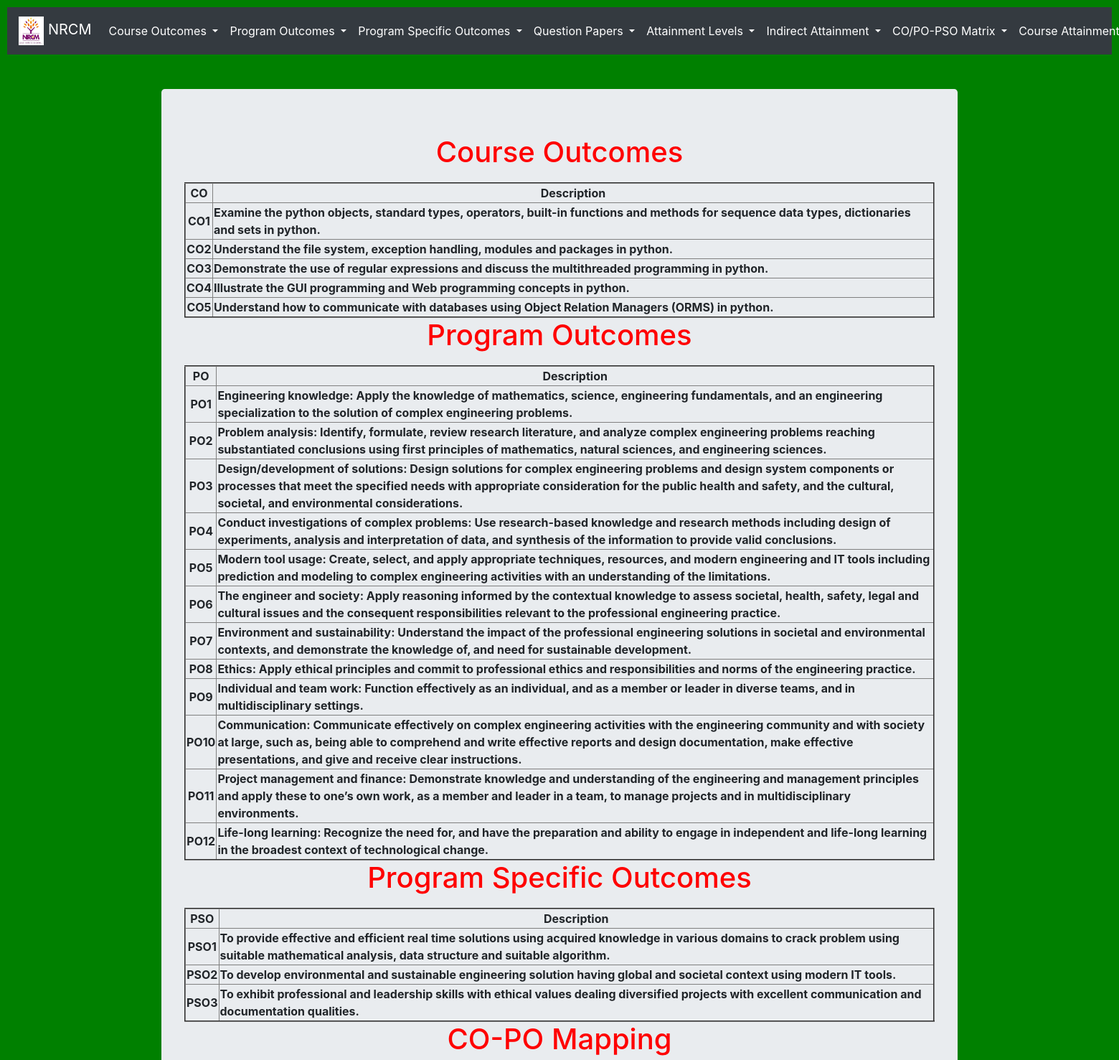
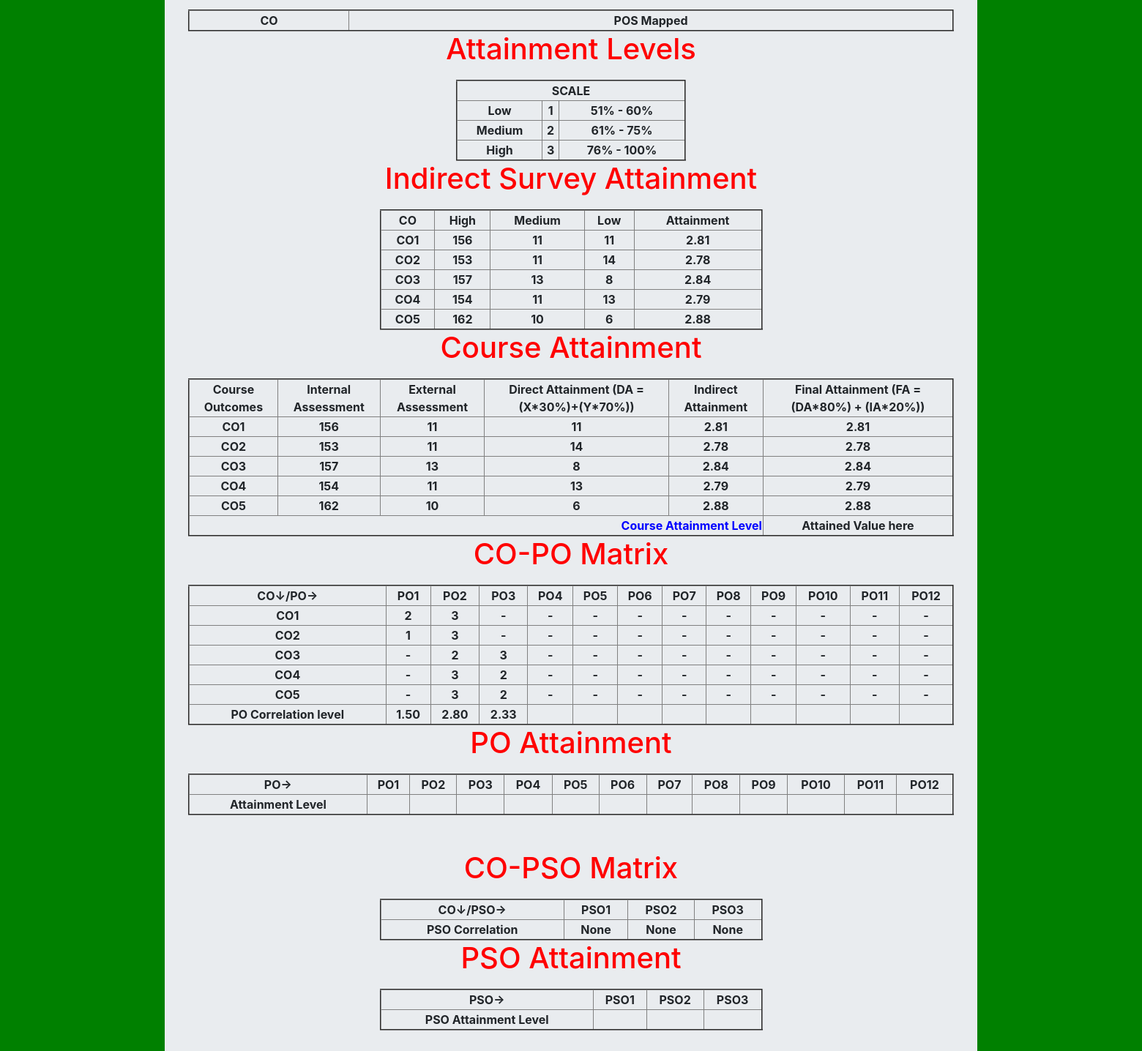
The page / on the database its author committed (2 pictures, top to bottom).
### testApp/models.py (models this page shows, shortened)
class CO(models.Model):
    cos = (('-','-'), ('CO1', 'CO1'), ('CO2', 'CO2'), ('CO3', 'CO3'), ('CO4', 'CO4'), ('CO5', 'CO5'), ('CO6', 'CO6'),)
    co = models.CharField(max_length=500, choices=cos, default='-')
    description = models.CharField(max_length=500)
    def __str__(self):
        return self.co

class PO(models.Model):
    pos = (('-','-'), ('PO1', 'PO1'), ('PO2', 'PO2'), ('PO3', 'PO3'), ('PO4', 'PO4'), ('PO5', 'PO5'), ('PO6', 'PO6'),
                       ('PO7', 'PO7'), ('PO8', 'PO8'), ('PO9', 'PO9'), ('PO10', 'PO10'), ('PO11', 'PO11'), ('PO12', 'PO12'),)
    po = models.CharField(max_length=500,choices=pos, default='-')
    description = models.CharField(max_length=500)

class PSO(models.Model):
    pso = models.CharField(max_length=500)
    description = models.CharField(max_length=500)

class Indirect(models.Model):
    co = models.ForeignKey(CO, on_delete=models.CASCADE)
    high= models.IntegerField(null=True, default=0)
    medium = models.IntegerField(null=True, default=0)
    low = models.IntegerField(null=True, default=0)
    attainment = models.FloatField(null=True, default=0 )

class CO_PO_Matrix(models.Model):
    co = models.ForeignKey(CO, on_delete=models.CASCADE)
    levels = (
    ('-', 0),
    ('1',1),
    ('2',2),
    ('3',3),
    )
    po1 = models.CharField(max_length=10, choices=levels, default='-')
    po2 = models.CharField(max_length=10, choices=levels, default='-')
    po3 = models.CharField(max_length=10, choices=levels, default='-')
    po4 = models.CharField(max_length=10, choices=levels, default='-')
    po5 = models.CharField(max_length=10, choices=levels, default='-')
    po6 = models.CharField(max_length=10, choices=levels, default='-')
    po7 = models.CharField(max_length=10, choices=levels, default='-')
    po8 = models.CharField(max_length=10, choices=levels, default='-')
    po9 = models.CharField(max_length=10, choices=levels, default='-')
    po10 = models.CharField(max_length=10, choices=levels, default='-')
    po11 = models.CharField(max_length=10, choices=levels, default='-')
    po12 = models.CharField(max_length=10, choices=levels, default='-')
    pso1 = models.CharField(max_length=10, choices=levels, default='-')
    pso2 = models.CharField(max_length=10, choices=levels, default='-')
    pso3 = models.CharField(max_length=10, choices=levels, default='-')

### testApp/views.py (the view)
# urls.py: 2. Add a URL to urlpatterns:  path('', views.home, name='home')
def home(request):
    cos = CO.objects.all()
    pos = PO.objects.all()
    psos = PSO.objects.all()
    indirects = Indirect.objects.all()
    copomaps = CO_PO_mapping.objects.all()
    copolevels =CO_PO_Matrix.objects.all()
    from django.db.models import Avg, Sum,Count
    po1_avg = CO_PO_Matrix.objects.filter(po1__gt=0).aggregate(Avg('po1'))['po1__avg']
    po2_avg = CO_PO_Matrix.objects.filter(po2__gt=0).aggregate(Avg('po2'))['po2__avg']
    po3_avg = CO_PO_Matrix.objects.filter(po3__gt=0).aggregate(Avg('po3'))['po3__avg']
    po4_avg = CO_PO_Matrix.objects.filter(po4__gt=0).aggregate(Avg('po4'))['po4__avg']
    po5_avg = CO_PO_Matrix.objects.filter(po5__gt=0).aggregate(Avg('po5'))['po5__avg']
    po6_avg = CO_PO_Matrix.objects.filter(po6__gt=0).aggregate(Avg('po6'))['po6__avg']
    po7_avg = CO_PO_Matrix.objects.filter(po7__gt=0).aggregate(Avg('po7'))['po7__avg']
    po8_avg = CO_PO_Matrix.objects.filter(po8__gt=0).aggregate(Avg('po8'))['po8__avg']
    po9_avg = CO_PO_Matrix.objects.filter(po9__gt=0).aggregate(Avg('po9'))['po9__avg']
    po10_avg = CO_PO_Matrix.objects.filter(po10__gt=0).aggregate(Avg('po10'))['po10__avg']
    po11_avg = CO_PO_Matrix.objects.filter(po11__gt=0).aggregate(Avg('po11'))['po11__avg']
    po12_avg = CO_PO_Matrix.objects.filter(po12__gt=0).aggregate(Avg('po12'))['po12__avg']
    pso1_avg = CO_PO_Matrix.objects.filter(pso1__gt=0).aggregate(Avg('pso1'))['pso1__avg']
    pso2_avg = CO_PO_Matrix.objects.filter(pso2__gt=0).aggregate(Avg('pso2'))['pso2__avg']
    pso3_avg = CO_PO_Matrix.objects.filter(pso3__gt=0).aggregate(Avg('pso3'))['pso3__avg']
    return render(request, 'testApp/home.html',locals())

### templates/testApp/home.html (shortened to what this page needs)
<!DOCTYPE html>
{%extends 'testApp/base.html'%}
{%load static%}
{%block content%}
<link rel="stylesheet" href="{% static 'css/course_attainment_style.css' %}">
<div class="container" align=center style="width:100%">
  <div class="jumbotron">
    <h1 style = "color: red; padding-bottom: 10px;">Course Outcomes</u></h1>
    <table border=2 style="width:100%">
      <tr>
        <th>CO</th>
        <th>Description</th>
      </tr>
      {%for co in cos%}
      <tr>
        <th>{{co.co}}</th>
        <th style="text-align:left">{{co.description}}</th>
      </tr>
      {%endfor%}
    </table>
    <h1 style = "color: red; padding-bottom: 10px;">Program Outcomes</u></h1>
    <table border=2 style="width:100%">
      <tr>
        <th>PO</th>
        <th>Description</th>
      </tr>
      {%for po in pos%}
      <tr>
        <th>{{po.po}}</th>
        <th style="text-align:left">{{po.description}}</th>
      </tr>
      {%endfor%}
    </table>
    <h1 style = "color: red; padding-bottom: 10px;">Program Specific Outcomes</u></h1>
    <table border=2 style="width:100%">
      <tr>
        <th>PSO</th>
        <th>Description</th>
      </tr>
      {%for pso in psos%}
      <tr>
        <th>{{pso.pso}}</th>
        <th style="text-align:left">{{pso.description}}</th>
      </tr>
      {%endfor%}
    </table>
    <h1 style = "color: red; padding-bottom: 10px;">CO-PO Mapping</u></h1>
    <table border=2 style="width:100%">
      <tr>
        <th>CO</th>
        <th>POS Mapped</th>
      </tr>
    </table>
    <h1 style = "color: red; padding-bottom: 10px;">Attainment Levels</u></h1>
    <table border=2 style="width:30%">
      <tr>
        <th colspan="3">SCALE</th>
      </tr>
      <tr>
        <th>Low</th>
        <th>1  </th>
        <th>51% - 60%</th>
      </tr>
      <tr>
        <th>Medium</th>
        <th>2   </th>
        <th>61% - 75%</th>
      </tr>
      <tr>
        <th>High</th>
        <th>3   </th>
        <th>76% - 100%</th>
      </tr>
    </table>
    <h1 style = "color: red; padding-bottom: 10px;">Indirect Survey Attainment</u></h1>
    <table border=2 style="width:50%">
      <tr>
        <th>CO</th>
        <th>High</th>
        <th>Medium</th>
        <th>Low</th>
        <th>Attainment</th>
      </tr>
     {%for i in indirects%}
      <tr>
        <th>{{i.co}}</th>
        <th>{{i.high}}</th>
        <th>{{i.medium}}</th>
        <th>{{i.low}}</th>
        <th>{{i.attainment}}</th>
      </tr>
      {%endfor%}
    </table>
    <h1 style = "color: red; padding-bottom: 10px;">Course Attainment</u></h1>
    <table border=2 style="width:100%">
      <tr>
        <th>Course Outcomes</th>
        <th>Internal Assessment</th>
        <th>External Assessment</th>
        <th>Direct Attainment (DA = (X*30%)+(Y*70%))</th>
        <th>Indirect Attainment </th>
        <th>Final Attainment (FA = (DA*80%) + (IA*20%))</th>
      </tr>
     {%for i in indirects%}
      <tr>
        <th>{{i.co}}</th>
        <th>{{i.high}}</th>
        <th>{{i.medium}}</th>
        <th>{{i.low}}</th>
        <th>{{i.attainment}}</th>
        <th>{{i.attainment}}</th>
      </tr>
      {%endfor%}
      <tr>
        <th colspan="5" style= " text-align:right; color:blue">Course Attainment Level</th>
        <th>Attained Value here</th>
      </tr>
    </table>
    <h1 style = "color: red; padding-bottom: 10px;">CO-PO Matrix</u></h1>
    <table border=2 style="width:100%">
      <tr>
        <th>CO↓/PO→</th>
        <th>PO1</th>
        <th>PO2</th>
        <th>PO3</th>
        <th>PO4</th>
        <th>PO5</th>
        <th>PO6</th>
        <th>PO7</th>
        <th>PO8</th>
        <th>PO9</th>
        <th>PO10</th>
        <th>PO11</th>
        <th>PO12</th>
      </tr>
      {%for i in copolevels%}
      <tr>
        <th>{{i.co}}</th>
        <th>{{i.po1}}</th>
        <th>{{i.po2}}</th>
        <th>{{i.po3}}</th>
        <th>{{i.po4}}</th>
        <th>{{i.po5}}</th>
        <th>{{i.po6}}</th>
        <th>{{i.po7}}</th>
        <th>{{i.po8}}</th>
        <th>{{i.po9}}</th>
        <th>{{i.po10}}</th>
        <th>{{i.po11}}</th>
        <th>{{i.po12}}</th>
      </tr>
      {%endfor%}
      <th>PO Correlation level</th>
      <th class="level">{{po1_avg|floatformat:2}}</th>
      <th class="level">{{po2_avg|floatformat:2}}</th>
      <th class="level">{{po3_avg|floatformat:2}}</th>
      <th class="level">{{po4_avg|floatformat:2}}</th>
      <th class="level">{{po5_avg|floatformat:2}}</th>
      <th class="level">{{po6_avg|floatformat:2}}</th>
      <th class="level">{{po7_avg|floatformat:2}}</th>
      <th class="level">{{po8_avg|floatformat:2}}</th>
      <th class="level">{{po9_avg|floatformat:2}}</th>
      <th class="level">{{po10_avg|floatformat:2}}</th>
      <th class="level">{{po11_avg|floatformat:2}}</th>
      <th class="level">{{po12_avg|floatformat:2}}</th>
    </table>
    <h1 style = "color: red; padding-bottom: 10px;">PO Attainment</u></h1>
    <table border=2 style="width:100%">
      <tr>
        <th>PO→</th>
        <th>PO1</th>
        <th>PO2</th>
        <th>PO3</th>
        <th>PO4</th>
        <th>PO5</th>
        <th>PO6</th>
        <th>PO7</th>
        <th>PO8</th>
        <th>PO9</th>
        <th>PO10</th>
        <th>PO11</th>
        <th>PO12</th>
      </tr>
      <tr>
        <th>Attainment Level</th>
        <th></th>
        <th></th>
        <th></th>
        <th></th>
        <th></th>
        <th></th>
        <th></th>
        <th></th>
        <th></th>
        <th></th>
        <th></th>
        <th></th>
      </tr>
    </table>
<br><br>
    <h1 style = "color: red; padding-bottom: 10px;">CO-PSO Matrix</u></h1>
    <table border=2 style="width:50%">
      <tr>
        <th>CO↓/PSO→</th>
        <th>PSO1</th>
        <th>PSO2</th>
        <th>PSO3</th>
      </tr>
      <th>PSO Correlation</th>
      <th class="level">{{pso1_avg}}</th>
      <th class="level">{{pso2_avg}}</th>
      <th class="level">{{pso3_avg}}</th>
    </table>
    <h1 style = "color: red; padding-bottom: 10px;">PSO Attainment</u></h1>
    <table border=2 style="width:50%">
      <tr>
        <th>PSO→</th>
        <th>PSO1</th>
        <th>PSO2</th>
        <th>PSO3</th>
      </tr>
        <th>PSO Attainment Level</th>
        <th></th>
        <th></th>
        <th></th>
    </table>
  </div>
</div>
{%endblock%}

### templates/testApp/base.html (shortened to what this page needs)
<!DOCTYPE html>
{%load static%}
<html lang="en" dir="ltr">
  <head>
    <link rel="stylesheet" href="https://cdn.jsdelivr.net/npm/bootstrap@4.6.2/dist/css/bootstrap.min.css">
  </head>
  <body style ="margin: 10px; background: green;">
    <nav class="navbar navbar-expand-lg navbar-dark bg-dark">
      <a class="navbar-brand" href="{%url 'home'%}"><img src="{% static 'testApp/images/nrcmlogo.jpg'%}" alt="123" height="40px"> NRCM</a>
      <div class="collapse navbar-collapse" id="navbarNav">
        <ul class="navbar-nav">
          <li class="nav-item dropdown active">
             <a class="nav-link dropdown-toggle" href="#" id="navbarDropdown" role="button" data-toggle="dropdown" aria-haspopup="true" aria-expanded="false">
               Course Outcomes
             </a>
          </li>
          <li class="nav-item dropdown active">
             <a class="nav-link dropdown-toggle" href="#" id="navbarDropdown" role="button" data-toggle="dropdown" aria-haspopup="true" aria-expanded="false">
               Program Outcomes
             </a>
          </li>
          <li class="nav-item dropdown active">
             <a class="nav-link dropdown-toggle" href="#" id="navbarDropdown" role="button" data-toggle="dropdown" aria-haspopup="true" aria-expanded="false">
               Program Specific Outcomes
             </a>
          </li>
          <li class="nav-item dropdown active">
             <a class="nav-link dropdown-toggle" href="#" id="navbarDropdown" role="button" data-toggle="dropdown" aria-haspopup="true" aria-expanded="false">
               Question Papers
             </a>
          </li>
          <li class="nav-item dropdown active">
             <a class="nav-link dropdown-toggle" href="#" id="navbarDropdown" role="button" data-toggle="dropdown" aria-haspopup="true" aria-expanded="false">
               Attainment Levels
             </a>
          </li>
          <li class="nav-item dropdown active">
             <a class="nav-link dropdown-toggle" href="#" id="navbarDropdown" role="button" data-toggle="dropdown" aria-haspopup="true" aria-expanded="false">
               Indirect Attainment
             </a>
          </li>
          <li class="nav-item dropdown active">
             <a class="nav-link dropdown-toggle" href="#" id="navbarDropdown" role="button" data-toggle="dropdown" aria-haspopup="true" aria-expanded="false">
               CO/PO-PSO Matrix
             </a>
          </li>
          <li class="nav-item dropdown active">
             <a class="nav-link dropdown-toggle" href="#" id="navbarDropdown" role="button" data-toggle="dropdown" aria-haspopup="true" aria-expanded="false">
               Course Attainment
             </a>
          </li>
        </ul>
      </div>
    </nav>
<br><br>
    {%block content%}
    {%endblock%}
  </body>
</html>

### static/testApp/css/course_attainment_style.css (style rules this page uses)
body { background: green; }
td, th { text-align: center; }

### rows shown on the page
CO: co "CO1", description "Examine the python objects, standard types, operators, built-in functions and methods for sequence data types, dictionaries and sets in python."
CO: co "CO2", description "Understand the file system, exception handling, modules and packages in python."
CO: co "CO3", description "Demonstrate the use of regular expressions and discuss the multithreaded programming in python."
CO: co "CO4", description "Illustrate the GUI programming and Web programming concepts in python."
CO: co "CO5", description "Understand how to communicate with databases using Object Relation Managers (ORMS) in python."
PO: po "PO1", description "Engineering knowledge: Apply the knowledge of mathematics, science, engineering fundamentals, and an engineering specialization to the solution of complex engineering problems."
PO: po "PO2", description "Problem analysis: Identify, formulate, review research literature, and analyze complex engineering problems reaching substantiated conclusions using first principles of mathematics, natural sciences, and engineering sciences."
PO: po "PO3", description "Design/development of solutions: Design solutions for complex engineering problems and design system components or processes that meet the specified needs with appropriate consideration for the public health and safety, and the cultural, societal, and environmental considerations."
PO: po "PO4", description "Conduct investigations of complex problems: Use research-based knowledge and research methods including design of experiments, analysis and interpretation of data, and synthesis of the information to provide valid conclusions."
PO: po "PO5", description "Modern tool usage: Create, select, and apply appropriate techniques, resources, and modern engineering and IT tools including prediction and modeling to complex engineering activities with an understanding of the limitations."
PO: po "PO6", description "The engineer and society: Apply reasoning informed by the contextual knowledge to assess societal, health, safety, legal and cultural issues and the consequent responsibilities relevant to the professional engineering practice."
PO: po "PO7", description "Environment and sustainability: Understand the impact of the professional engineering solutions in societal and environmental contexts, and demonstrate the knowledge of, and need for sustainable development."
PO: po "PO8", description "Ethics: Apply ethical principles and commit to professional ethics and responsibilities and norms of the engineering practice."
PO: po "PO9", description "Individual and team work: Function effectively as an individual, and as a member or leader in diverse teams, and in multidisciplinary settings."
PO: po "PO10", description "Communication: Communicate effectively on complex engineering activities with the engineering community and with society at large, such as, being able to comprehend and write effective reports and design documentation, make effective presentations, and give and receive clear instructions."
PO: po "PO11", description "Project management and finance: Demonstrate knowledge and understanding of the engineering and management principles and apply these to one’s own work, as a member and leader in a team, to manage projects and in multidisciplinary environments."
PO: po "PO12", description "Life-long learning: Recognize the need for, and have the preparation and ability to engage in independent and life-long learning in the broadest context of technological change."
PSO: pso "PSO1", description "To provide effective and efficient real time solutions using acquired knowledge in various domains to crack problem using suitable mathematical analysis, data structure and suitable algorithm."
PSO: pso "PSO2", description "To develop environmental and sustainable engineering solution having global and societal context using modern IT tools."
PSO: pso "PSO3", description "To exhibit professional and leadership skills with ethical values dealing diversified projects with excellent communication and documentation qualities."
Indirect: co "CO1", high "156", medium "11", low "11", attainment "2.81"
Indirect: co "CO2", high "153", medium "11", low "14", attainment "2.78"
Indirect: co "CO3", high "157", medium "13", low "8", attainment "2.84"
Indirect: co "CO4", high "154", medium "11", low "13", attainment "2.79"
Indirect: co "CO5", high "162", medium "10", low "6", attainment "2.88"
CO_PO_Matrix: co "CO1", po1 "2", po2 "3", po3 "-", po4 "-", po5 "-", po6 "-", po7 "-", po8 "-", po9 "-", po10 "-", po11 "-", po12 "-"
CO_PO_Matrix: co "CO2", po1 "1", po2 "3", po3 "-", po4 "-", po5 "-", po6 "-", po7 "-", po8 "-", po9 "-", po10 "-", po11 "-", po12 "-"
CO_PO_Matrix: co "CO3", po1 "-", po2 "2", po3 "3", po4 "-", po5 "-", po6 "-", po7 "-", po8 "-", po9 "-", po10 "-", po11 "-", po12 "-"
CO_PO_Matrix: co "CO4", po1 "-", po2 "3", po3 "2", po4 "-", po5 "-", po6 "-", po7 "-", po8 "-", po9 "-", po10 "-", po11 "-", po12 "-"
CO_PO_Matrix: co "CO5", po1 "-", po2 "3", po3 "2", po4 "-", po5 "-", po6 "-", po7 "-", po8 "-", po9 "-", po10 "-", po11 "-", po12 "-"

### other values the page prints
{{ po1_avg|floatformat:2 }} "1.50"
{{ po2_avg|floatformat:2 }} "2.80"
{{ po3_avg|floatformat:2 }} "2.33"
{{ pso1_avg }} "None"
{{ pso2_avg }} "None"
{{ pso3_avg }} "None"
